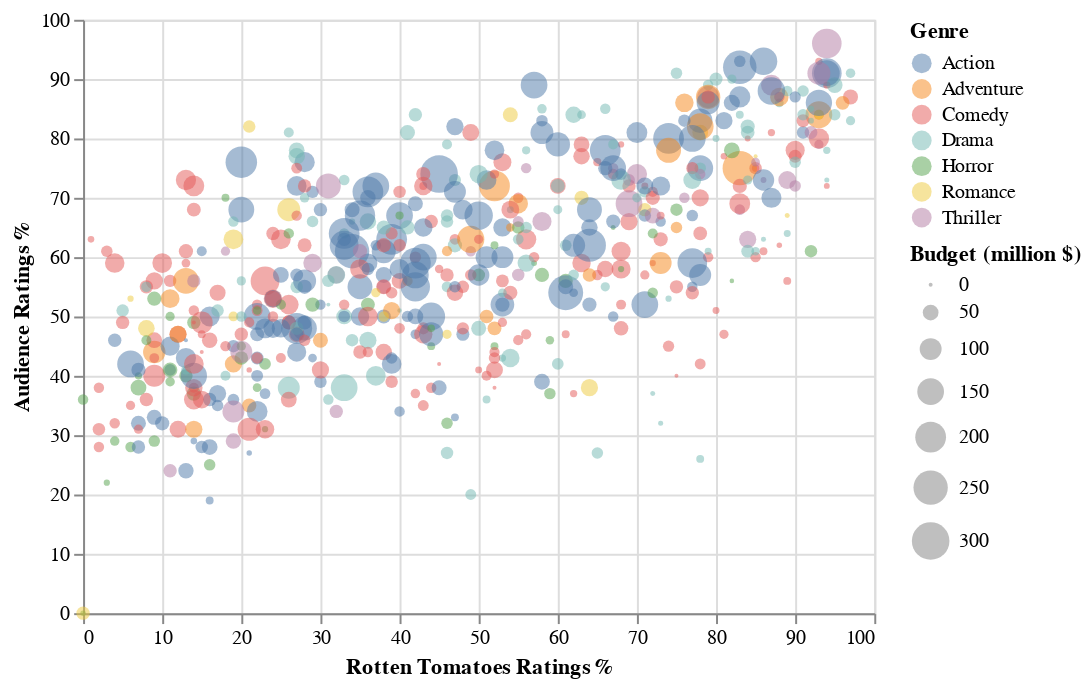

The code cell stored with this chart in its notebook:
### Code cell
selection = alt.selection_single()
alt.Chart(df).mark_point(filled=True).encode(
    alt.X('Rotten Tomatoes Ratings %:Q', scale=alt.Scale(zero=False)), #specifying data type by Q (quantity)
    alt.Y('Audience Ratings %:Q',scale=alt.Scale(zero=False)),
    alt.Size('Budget (million $):Q'), #adding size to denote budget
    alt.Color('Genre:N'), #adding color dimension, data type is Nominal (categories name)
    alt.OpacityValue(0.5), #increasing opacity to enhance visual, mark_point(filled=True) fills the color
    tooltip=[alt.Tooltip('Genre:N'), #adding tooltip to showcase info at each point
            alt.Tooltip('Film')
            ]
    #,color=alt.condition(selection, 'cluster:N', alt.value('grey'))
    
).add_selection(selection)

### Figure 1 — Vega-Lite specification as saved in the notebook (floating-point values rounded to 4 significant figures; data arrays with more than 128 entries replaced by an {"elided": "..."} marker saying what was removed)
{"$schema": "https://vega.github.io/schema/vega-lite/v3.4.0.json", "config": {"mark": {"tooltip": null}, "view": {"height": 300, "width": 400}}, "data": {"name": "data-d260f3771e57818d61b99ad7bc975389"}, "datasets": {"data-d260f3771e57818d61b99ad7bc975389": {"elided": "559 records"}}, "encoding": {"color": {"field": "Genre", "type": "nominal"}, "opacity": {"value": 0.5}, "size": {"field": "Budget (million $)", "type": "quantitative"}, "tooltip": [{"field": "Genre", "type": "nominal"}, {"field": "Film", "type": "nominal"}], "x": {"field": "Rotten Tomatoes Ratings %", "scale": {"zero": false}, "type": "quantitative"}, "y": {"field": "Audience Ratings %", "scale": {"zero": false}, "type": "quantitative"}}, "mark": {"filled": true, "type": "point"}, "selection": {"selector005": {"type": "single"}}}
